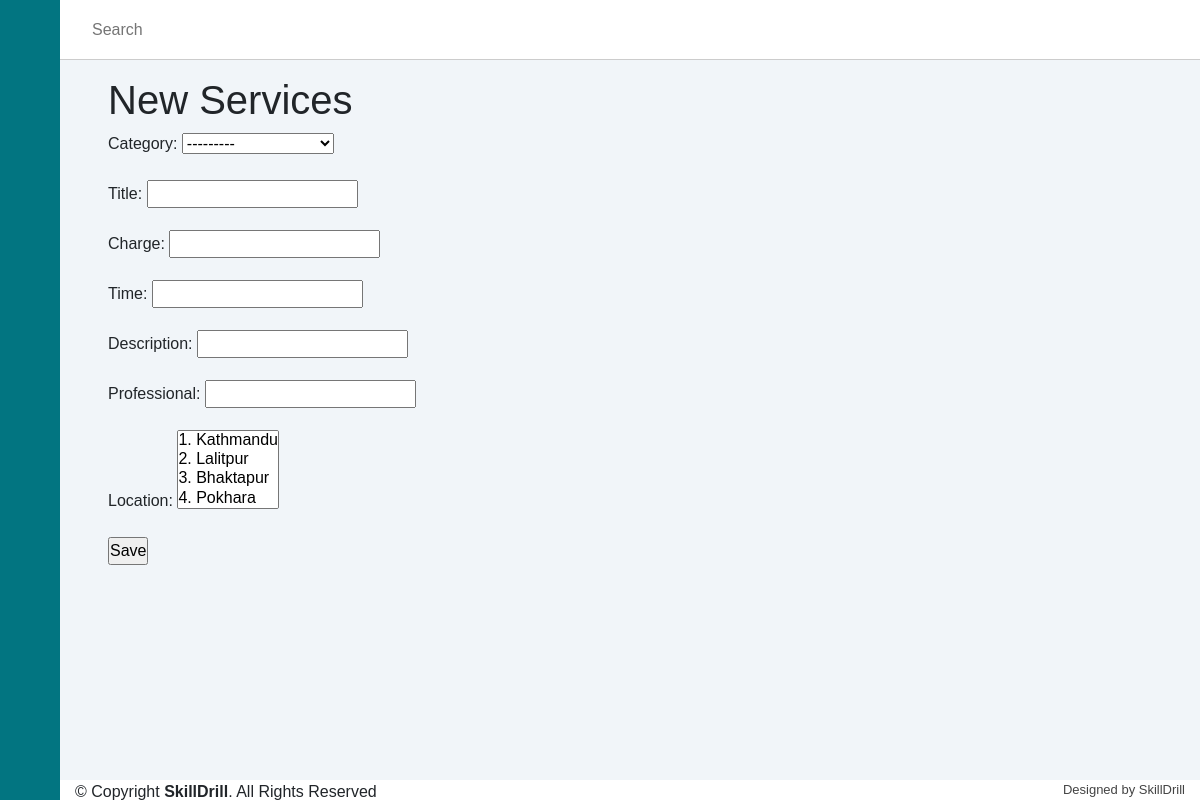
The page /dashboard/webservice/addservice/ on the database as committed earlier.
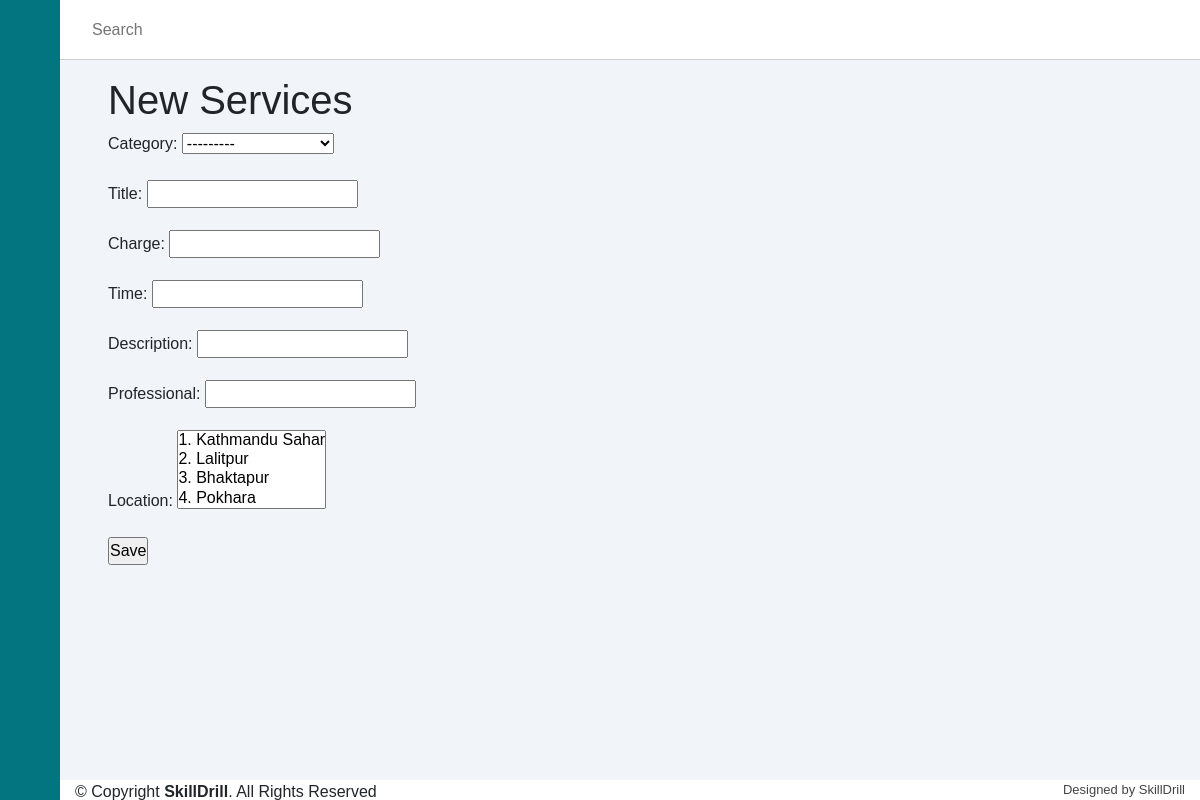
The same page on the database as committed later.
### locations/models.py (models this page shows, shortened)
class Location(models.Model):
    location = models.CharField(max_length=200, null=True)
    cover = models.FileField(upload_to='img/location/', default='img/location/lalitpur.jpeg')
    def __str__(self):
        return f"{self.id}. {self.location}"

### adminpanel/views.py (the view)
# urls.py: path('webservice/addservice/', AddServiceView.as_view(), name='add-service'),
class AddServiceView(CreateView):
    model = Services
    template_name = 'webservice/Add_Services.html'
    fields = '__all__'

### locations/models.py (called while the page is built)
    def __str__(self):
        return self.category

### adminpanel/templates/webservice/Add_Services.html (shortened to what this page needs)
{% extends 'adminlayout.html' %}
{% block body %}
    <div class="main-content">
        <main>
            <h1>New Services</h1>
            <form action="" method="post">{% csrf_token %}
                {{ form.as_p }}
                <input type="submit" value="Save" />
            </form>
        </main>
    </div>
{% endblock body %}

Rows that differ between the two databases and show on the page:
changed Location: location "1. Kathmandu / 2. Lalitpur / 3. Bhaktapur / 4. Pokhara" → "1. Kathmandu Sahar / 2. Lalitpur / 3. Bhaktapur / 4. Pokhara"
